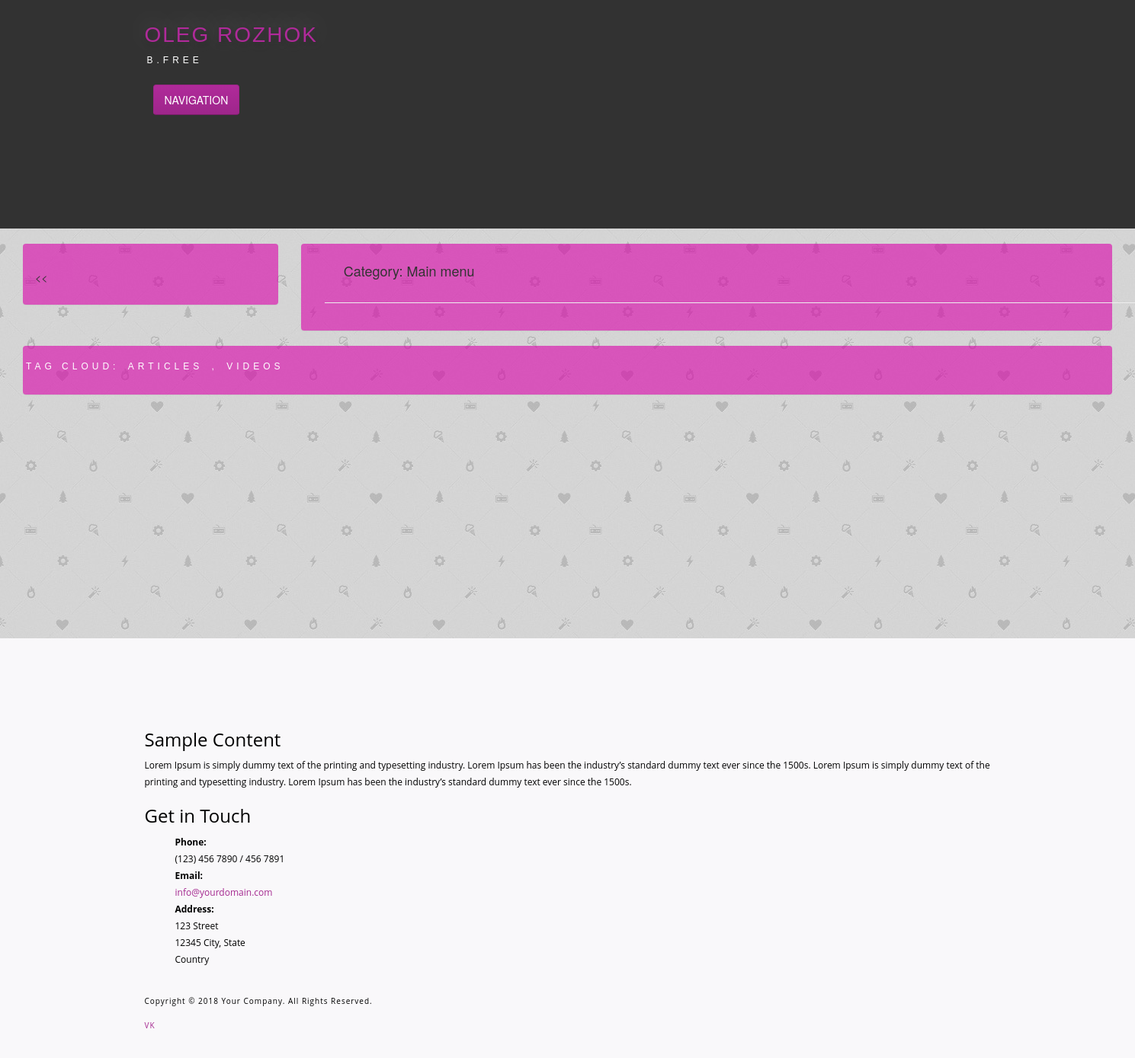
The app's page /basicview/category/get/1/ (signed in) with its own data.
### article/models.py (models this page shows)
class Category(MPTTModel):
    class Meta():
        db_table = "category"
        verbose_name_plural = "Categories"
        verbose_name = "Category"
        ordering = ('tree_id', 'level',)
    name = models.CharField(max_length=150, verbose_name="Category", unique=True)
    parent = TreeForeignKey('self', on_delete=models.CASCADE, null=True, blank=True, related_name='children', verbose_name="Parent's class")
    def __unicode__(self):
        return self.name
    class MPTTMeta:
        level_atrr = 'mptt-level'
        order_insertion_by = ['name']

class Keywords(models.Model):
    class Meta():
        db_table = "keywords"
    name = models.CharField(max_length=50, blank=True, unique=True, verbose_name="Tags")
    def __unicode__(self):
        return self.name

### article/views.py (the view)
# urls.py: url(r'^category/get/(?P<category_id>\d+)/$', article_views.article_cat, name='article_cat'),
def article_cat(request, category_id=1):
    args = {}
    args['projects'] = Category.objects.all()
    args['category'] = Category.objects.get(id=category_id)
    branch_categories = args['category'].get_descendants(include_self=True)
    args['articles'] = Article.objects.filter(category_id=category_id)
    args['username'] = auth.get_user(request).username
    args['keywords'] = Keywords.objects.all()
    args['category_articles'] = Article.objects.filter(category__in=branch_categories).distinct()
    return render_to_response('article_cat.html', args)

### article/templates/article_cat.html (shortened to what this page needs)
{% extends 'main.html' %}
{% load embed_video_tags %}
{% load staticfiles %}
{% load i18n mptt_tags %}
{% block article %}
<ul><h4> Category: {{ category }}</h4></ul>
<div class="container">
    <div class="row">
        <div class="col-sm-8">
        </div>
    </div>
    <hr>
</div>
{% endblock %}

### article/templates/main.html (shortened to what this page needs)
{% load staticfiles %}
{% load i18n mptt_tags %}
<!DOCTYPE html>
<html>
<head>
    <link rel="stylesheet" href="https://maxcdn.bootstrapcdn.com/bootstrap/4.0.0/css/bootstrap.min.css">
    {% load bootstrap3 %}
    {% bootstrap_css %}
</head>
<body>
<div id="decorative2">
    <div class="container">
        <div class="divPanel topArea notop nobottom">
        <div class="row-fluid">
            <div class="pull-top">
                        <a href="https://vk.com/oleg_rozhok" id="divSiteTitle" class="notpodcherk">Oleg Rozhok</a><br />
                        <a href="https://vk.com/video-41355314_456239038" id="divTagLine" class="notpodcherk">b.free</a>
            </div>
                    <div id="divMenuRight" class="pull-left">
                    <div class="navbar">
                        <button type="button" class="btn btn-navbar-highlight btn-large btn-primary" data-toggle="collapse" data-target=".nav-collapse">
                            NAVIGATION
                        </button>
                    </div>
                    </div>
        </div>
        </div>
    </div>
</div>
<br />
<div class="container-fluid">
  <div class="row-fluid">
    <div class="col col-lg-3">
    <div class="panel panel-body special-card">
    <ol class="marker" id="breadcrumb">
    {% recursetree projects %}
        <li>
       <a href="/category/get/{{ node.id }}" title="{% blocktrans with project=node %}Show all entries in {{ project }}{% endblocktrans %}">{{ node }}</a>
        </li>
    {% endrecursetree %}
    </ol>
    </div>
    </div>
    <div class="col col-lg-9">
    <div class="panel panel-body fones special-card">
    {% block article %}{% endblock %}
    </div>
    </div>
    <div class="col col-lg-12">
    <div class="panel panel-body special-card" id="divTagLine"> Tag cloud:
        <ol id="breadcrumb">
    {% for keyword in keywords %}
            <a id="divTagLine" class="notpodcherk" href="/keyword/{{ keyword.id }}">{{ keyword }}</a>
    {% if not forloop.last %}, {% endif %}
    {% endfor %}
        </ol>
    </div>
    </div>
  </div>
</div>
<div id="footerOuterSeparator">
<div id="divFooter">
    <div class="container">
        <div class="divPanel">
            <div class="row-fluid">
               <div class="span1" id="footerArea3">
                    <h3>Sample Content</h3>
                    <p>Lorem Ipsum is simply dummy text of the printing and typesetting industry. Lorem Ipsum has been the industry’s standard dummy text ever since the 1500s.
                        Lorem Ipsum is simply dummy text of the printing and typesetting industry. Lorem Ipsum has been the industry’s standard dummy text ever since the 1500s.
                    </p>
                </div>
                <div class="span2" id="footerArea4">
                    <h3>Get in Touch</h3>
                    <ul id="contact-info">
                    <li>
                        <span class="field">Phone:</span>
                        <br />
                        (123) 456 7890 / 456 7891
                    </li>
                    <li>
                        <span class="field">Email:</span>
                        <br />
                        <a href="mailto:info@yourdomain.com" title="Email">info@yourdomain.com</a>
                    </li>
                    <li>
                        <span class="field">Address:</span>
                        <br />
                        123 Street<br />
                        12345 City, State<br />
                        Country
                    </li>
                    </ul>
                </div>
            </div>
            <br />
            <div class="row-fluid">
                <div class="span3">
                    <p class="copyright">
                        Copyright © 2018 Your Company. All Rights Reserved.
                    </p>
                    <p class="social_bookmarks">
                        <a href="https://vk.com/beeroom_volosovo">VK</a>
                    </p>
                </div>
            </div>
            <br />
        </div>
    </div>
</div>
</div>
</body>
</html>

### article/templates/main.html (style rules this page uses)
body { background: #CCCCCC url(/media/images/fon.jpg); background-repeat: inherit; }
.fones { background: #f9f8fa }
.special-card { background-color: rgba(218, 0, 170, 0.6); }
.divPanel.notop { padding-top:25px }
.divPanel.nobottom { padding-bottom:0px }
#decorative2 { background-color: rgb(50, 50, 50); height: 300px; }
#divSiteTitle { font-family: 'Century Gothic', sans-serif; color: rgb(176, 42, 154); font-size: 28px; text-shadow: rgba(0, 0, 0, 0.2) 2px 5px 9px, rgba(255, 255, 255, 0.298039) 0px -5px 35px; line-height: 42px; letter-spacing: 2px; text-transform: uppercase; font-weight: normal; font-style: normal; padding-left: 0px; padding-right: 0px; }
#divTagLine { font-family: 'Century Gothic', sans-serif; font-size: 12px; text-transform: uppercase; letter-spacing: 5px; line-height: 22px; color: rgb(255, 255, 255); text-shadow: none; padding-left: 3px; padding-right: 3px; font-weight: normal; font-style: normal; }
.navbar .btn-navbar-highlight { display:inline;padding:9px 14px;margin-top:15px; }
.btn-primary { border:1px solid #9d2589;border-bottom:1px solid #7b1d6c;background-color:#b02a9a;background-repeat: repeat-x;background-image:-webkit-gradient(linear, left top, left bottom, from(#b02a9a), to(#9e268b));background-image:-webkit-linear-gradient(top, #b02a9a, #9e268b);background-image:-moz-linear-gradient(top, #b02a9a, #9e268b);background-image:-ms-linear-gradient(top, #b02a9a, #9e268b);background-image:-o-linear-gradient(top, #b02a9a, #9e268b);background-image:linear-gradient(top, #b02a9a, #9e268b);filter: progid:dximagetransform.microsoft.gradient(startColorstr=#b02a9a, endColorstr=#9e268b, GradientType=0);filter: progid:dximagetransform.microsoft.gradient(enabled=false); }
ol { list-style:none; }
.marker { list-style: none; }
.marker > li:before { content: '<< '; }
#breadcrumb { list-style: none; display: inline-block; padding-left: 0px; }
#breadcrumb li { float: center; }
#breadcrumb li a { color: #fff; display: inline-block; background-color: rgba(218, 0, 170, 0.01); text-decoration: none; position: relative; height: 34px; line-height: 34px; padding: 0 10px 0 5px; text-align: center; margin-right: 23px; -webkit-user-select: none; -moz-user-select: none; -ms-user-select: none; user-select: none; }
#breadcrumb li:first-child a { padding-left: 15px; -moz-border-radius: 4px 0 0 4px; -webkit-border-radius: 4px; border-radius: 4px 0 0 4px; }
#breadcrumb li:last-child a { padding-right: 15px; -moz-border-radius: 0 4px 4px 0; -webkit-border-radius: 0; border-radius: 0 4px 4px 0; }
#breadcrumb li a:before { left: 0px; border-left-color: transparent; text-align: center; }
#breadcrumb li a:after { text-align: center; border-color: transparent; border-left-color: #cc2eaa; }
#divFooter { font-family: 'Open Sans', sans-serif; background-color: #f9f8fa; color: #000000; padding-top: 100px; line-height: 22px; font-size: 12px; text-transform: none; background-image: none; background-repeat: repeat repeat; }
#divFooter a { color: rgb(164, 39, 143); }
#divFooter h3 { color: rgb(0, 0, 0); }
#footerOuterSeparator { margin-top: 300px; border-top-width: 0px; border-top-style: solid; border-top-color: rgb(95, 95, 95); }
#divFooter { margin-left:-20px;margin-right:-20px;padding-left:20px;padding-right:20px; }
#divFooter { margin-left:0px;margin-right:0px;padding-left:0px;padding-right:0px; }
.social_bookmarks a { font-size:smaller !important;text-transform:uppercase;letter-spacing:1px;text-decoration:none;margin-right:20px; }
.copyright { font-size:smaller;letter-spacing:1px; }
ul#contact-info .field { font-weight:bold; }
ul#contact-info { list-style:none; }

### records on screen
Category: name "Main menu"
Keywords: name "ARTICLES"
Keywords: name "VIDEOS"
